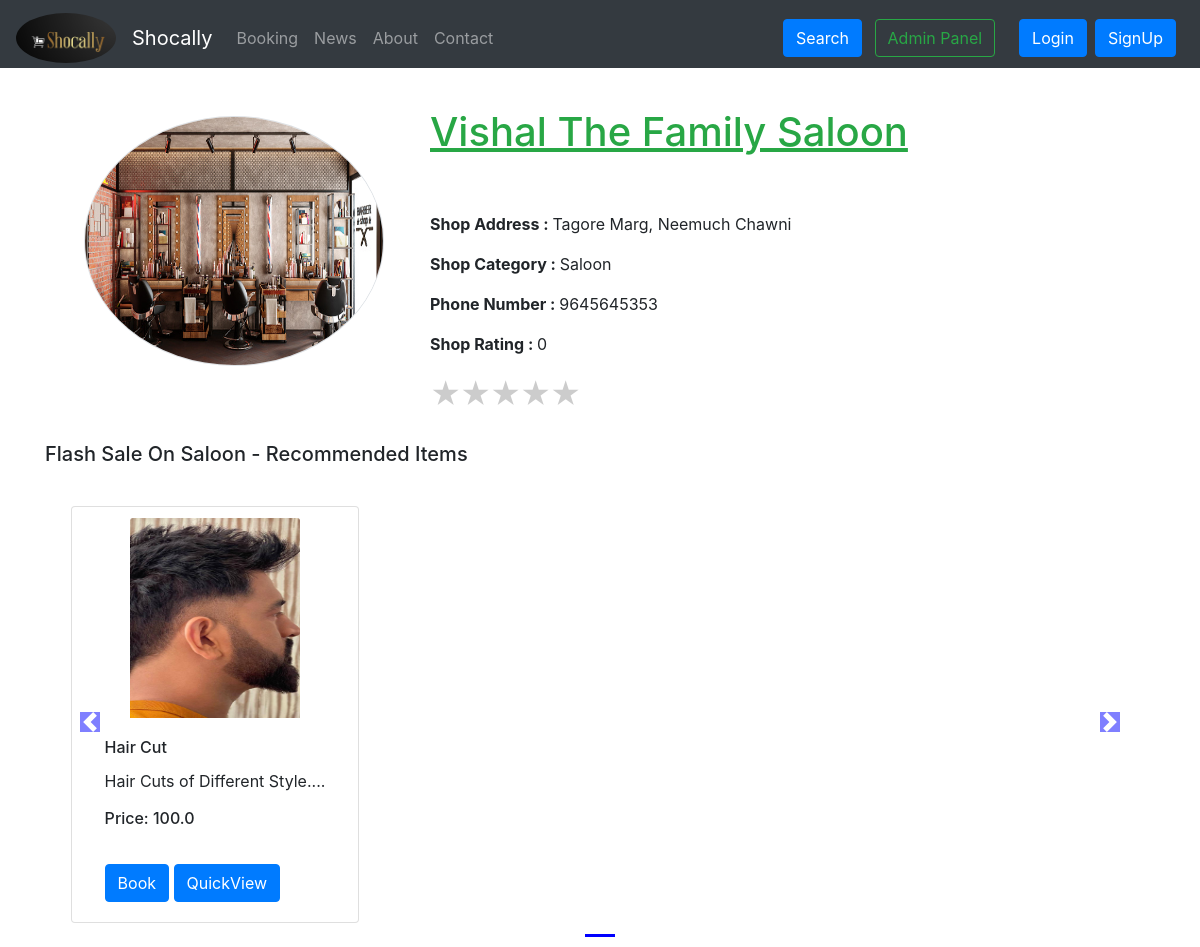
The app's page /booking/ShopView/11 with its own data.
### shop/models.py (models this page shows, shortened)
class Seller(models.Model): #Shop Information
    user=models.OneToOneField(User,on_delete=models.CASCADE)
    ratingNo=models.IntegerField(default=0)
    pincode=models.IntegerField(default=0)
    shopName=models.CharField(max_length=100, default="")
    shopCategory=models.CharField(max_length=50, default="")
    shopAddress=models.CharField(max_length=500, default="")
    shopRating=models.IntegerField(default=0)
    longitude=models.FloatField(default=0.0)
    latitude=models.FloatField(default=0.0)
    shopImg= models.ImageField(upload_to="shop/images",default="")
    productBased=models.BooleanField(default=True)
    appointmentBased=models.BooleanField(default=False)
    def __str__(self):
        return self.user.first_name + " " + self.user.last_name + " -- " + str(self.user.PINCODE) + " -  -  -  " + self.shopCategory

class User(AbstractUser):
    PINCODE=models.IntegerField(default=0)
    UserType=models.CharField(max_length=20, default="user")
    Address=models.CharField(max_length=500, default="")
    Category=models.CharField(max_length=50, default="")
    PhoneNo=models.IntegerField(default=0)
    UserImg=models.ImageField(upload_to="shop/images",default="")
    is_Seller=models.BooleanField(default=False)
    is_Customer=models.BooleanField(default=False)
    is_Reporter=models.BooleanField(default=False)
    CityManager=models.BooleanField(default=False)

### booking/models.py (models this page shows, shortened)
class BookingItem(models.Model):
    item_id = models.AutoField
    seller = models.ForeignKey(Seller,on_delete=models.CASCADE) # one to many relationship
    service_name = models.CharField(max_length=50, default="")
    category = models.CharField(max_length=50, default="")
    subCategory = models.CharField(max_length=50, default="")
    originalPrice = models.FloatField(default=0.0)
    price = models.FloatField(default=0.0)
    desc = models.TextField()
    image = models.ImageField(upload_to='booking/images', default="")
    rating = models.FloatField(default=0.0)
    ratingNo = models.IntegerField(default=0)  #Number of rating by users
    def __str__(self):
             return self.service_name + " " + self.subCategory + " -- " + str(self.seller)

### booking/views.py (the view)
# urls.py: path("ShopView/<int:shopid>", views.shopView, name="shopView"),
def shopView(request,shopid):
    shop= Seller.objects.filter(id=shopid)
    timeSlot = TimeSlot.objects.filter(seller=shopid)
    allProds = []
    EXIST=[]
    catprods = BookingItem.objects.values('category', 'id')
    cats = {item['category'] for item in catprods}
    for cat in cats:
        prod = BookingItem.objects.filter(seller=shop[0],category=cat)
        if prod.exists():
            n = len(prod)
            nSlides = n // 4 + ceil((n / 4) - (n // 4))
            allProds.append([prod, range(1, nSlides), nSlides])
    print(allProds)
    if len(allProds)==0:
        prodExist=False
    else:
        prodExist=True
    form = NewBookingItemForm()
    return render(request, 'booking/bookingShopView.html', {'shop':shop[0],'allProds':allProds,'prodExist':prodExist ,'form':form} )

### templates/booking/bookingShopView.html (shortened to what this page needs)
{% extends 'base.html' %}
{% load static %}
{% block link %}
<link rel="stylesheet" href="{% static 'css/shop/ratingStyle.css' %}">
<link rel="stylesheet" href="{% static 'css/shop/slider.css' %}">
{% endblock %}
{% block body %}
{% load crispy_forms_tags %}
    <div class="container">
    <div class="container my-4 ">
    <div class="row">
    <div class="col-md-4">
    <div class="row m-4">
        <img src="/media/{{shop.shopImg}}" class="border rounded-circle"  width="300px" height="250px">
    </div>
    </div>
    <div class="col-md-8">
        <h1 class="text-success mt-3"><ins>{{shop.shopName|title}}</ins></h1>
        <br><br>
        <address ><b>Shop Address : </b>  {{shop.shopAddress}}  </address>
        <p><b>Shop Category : </b>{{shop.shopCategory}}</p>
        <p><b>Phone Number  :  </b>{{shop.user.PhoneNo}}</p>
        <p><b>Shop Rating   :  </b>{{shop.shopRating}}</p>
        <a href='/shop/ratingPage'>
        <div class="rate m-0 p-0" id="rating">
          <label for="star5" title="text">5 stars</label>
          <label for="star4" title="text">4 stars</label>
          <label for="star3" title="text">3 stars</label>
          <label for="star2" title="text">2 stars</label>
          <label for="star1" title="text">1 star</label>
      </div>
      </a>
    </div>
    </div>
</div>
</div>
<div class="container">
    {% for product, range, nSlides in allProds %}
    {% if product %}
    <h5 class="my-4">Flash Sale On {{product.0.category}} - Recommended Items</h5>
    <div class="row">
        <div id="demo{{forloop.counter}}" class="col carousel slide my-3" data-ride="carousel">
            <ul class="carousel-indicators">
                <li data-target="#demo{{forloop.counter}}" data-slide-to="0" class="active"></li>
            </ul>
            <div class="container carousel-inner no-padding">
                <div class="carousel-item active">
                    {% for i in product %}
                    <div class="col-xs-3 col-sm-3 col-md-3">
                        <div class="card align-items-center" style="width: 18rem;">
                            <img src='/media/{{i.image}}' class="card-img-top" alt="...">
                            <div class="card-body">
                                <h6 class="card-title" id="namepr{{i.id}}">{{i.service_name|title}}</h6>
                                <p class="card-text">{{i.desc|slice:"0:53"}}...</p>
                                <h6 class="card-title" >Price: <span id="pricepr{{i.id}}">{{i.price}}</span></h6>
                                {% if user.id ==  i.seller.user.id %}
                                <a href="/booking/editProduct/{{i.id}}" class="btn btn-success mx-2">Edit Item</a>
                                <button id="del{{i.id}}" class="btn btn-danger prodDel ">Delete</button>
                                <form   method="post">
                                  {% csrf_token %}
                                  <input type="hidden" name="delProd" id="delProd{{i.id}}" value="{{i.id}}">
                                  <input type="hidden" name="sellerId" id="sellerId" value="{{shop.id}}">
                                </form>
                                <!-- <button id="edit{{i.id}}" class="btn btn-success mx-2">Edit Product</button>
                                <button id="del{{i.id}}" class="btn btn-danger ">Delete </button> -->
                                {% else %}
                                    {% if i.inStock <= 0 %}
                                    <p>Out of Stock</p>
                                    {% else %}
                                    <br>
                                    {% endif %}
                                {% if i.inStock <= 0 %}
                                <span>
                                    <button  class="btn btn-primary" disabled>Book</button>
                                </span>
                                {% else %}
                                <span  class="divpr">
                                  <a href="/booking/ItemBookPage/{{i.id}}"><button  class="btn btn-primary ">Book</button></a>
                                </span>
                                {% endif %}
                                <a href="/booking/bookingItemView/{{i.id}}"><button  class="btn btn-primary ">QuickView</button></a>
                                {% endif %}
                            </div>
                        </div>
                    </div>
                    {% endfor %}
                </div>
            </div>
        </div>
        <a class="carousel-control-prev" href="#demo{{forloop.counter}}" data-slide="prev">
            <span class="carousel-control-prev-icon"></span>
        </a>
        <a class="carousel-control-next" href="#demo{{forloop.counter}}" data-slide="next">
            <span class="carousel-control-next-icon"></span>
        </a>
    </div>
    {%  endif  %}
    {% endfor %}
</div>
{% endblock %}

### templates/base.html (shortened to what this page needs)
<!doctype html>
<html lang="en">
  <head>
    <link rel="stylesheet" href="https://stackpath.bootstrapcdn.com/bootstrap/4.5.2/css/bootstrap.min.css">
    {% block link %} {% endblock %}
  </head>
  <body>
    <nav class="navbar mb-0 pb-0 sticky-top navbar-expand-lg navbar-dark bg-dark">
      <a class="navbar-brand" href="#">
        <img src="/static/image/logo3.png" class="rounded-circle" width="100" height="50" alt="">
      </a>
        <a class="navbar-brand" href="/">Shocally</a>
        <div class="collapse navbar-collapse" id="navbarSupportedContent">
          <ul class="navbar-nav mr-auto">
            <li class="nav-item {% block bookingactive %}  {% endblock bookingactive %} ">
              <a class="nav-link" href="/booking/">Booking</a>
            </li>
            <li class="nav-item {% block newsactive %}  {% endblock newsactive %} ">
              <a class="nav-link" href="/news/">News</a>
            </li>
            <li class="nav-item {% block aboutactive %}  {% endblock aboutactive %}" >
              <a class="nav-link" href="/about">About</a>
            </li>
            <li class="nav-item {% block contactactive %}  {% endblock contactactive %} ">
              <a class="nav-link" href="/contact">Contact</a>
            </li>
          </ul>
          <div class="ml-auto form-inline ">
          <form method="get" action="/search"class="my-2 my-lg-0 mx-3">
            <button class="btn btn-primary my-2 my-sm-0 " type="submit">Search</button>
            <a href="/admin" role="button" target="_blank" class="btn btn-outline-success m-2 my-sm-0"> Admin Panel </a>
          </form>
          {% if user.is_authenticated %}
          <button type="button" class="btn btn-secondary mx-2" id="popcart" data-container="body" data-toggle="popover" data-placement="bottom" data-html="true" data-content="Vivamus
          sagittis lacus vel augue laoreet rutrum faucibus.">
        Cart(<span id="cart">0</span>)
      </button>
          <ul class="navbar-nav mr-2">
          <li class="nav-item dropdown">
          <a class="nav-link dropdown-toggle" href='#' id="AuthUser" role="button" data-toggle="dropdown"> Welcome {{request.user.first_name|slice:":6"}}</a>
          <div class="dropdown-menu" aria-labelledby="navbarDropdown">
                    <a class="dropdown-item" href="/shop/logout">Logout</a>
                    <div class="dropdown-divider"></div>
                    <a class="dropdown-item" href="/shop/tracker/">My Order</a>
                    <a class="dropdown-item" href="/booking/update/">My Booking</a>
                    {% if user.id == request.session.sellerUserId %}
                    <div class="dropdown-divider"></div>
                    {% if request.session.appointmentBased %}
                    <a class="dropdown-item" href="/booking/ShopView/{{request.session.shopId | safe}}"><b>My Shop</b></a>
                    {% else %}
                    <a class="dropdown-item" href="/shop/shopView/{{request.session.shopId | safe}}"><b>My Shop</b></a>
                    {% endif %}
                    <a class="dropdown-item" href="/shop/orderNotify/{{request.session.shopId | safe}}"><b>Orders for Myshop</b></a>
                    {% endif %}
            </div>
            </li>
            </ul>
            </div>
          {% else %}
<button type="button" class="btn btn-primary mr-2" id="userLogin" data-toggle="modal" data-target="#loginModal">
Login
</button>
<button type="button" class="btn btn-primary mr-2" data-toggle="modal" data-target="#signupModal">
SignUp
</button>
{% endif %}
        </div>
      </nav>
{% block body %}  {% endblock body %}
{% load static %}
</body>
</html>

### static/css/shop/ratingStyle.css (style rules this page uses)
fieldset, label { margin: 0; padding: 0; }
* { margin: 0; padding: 0; }
.rate { float: left; height: 46px; padding: 0 0px; }
.rate:not(:checked) > label { float:right; width:1em; overflow:hidden; white-space:nowrap; cursor:pointer; font-size:30px; color:#ccc; }
.rate:not(:checked) > label:before { content: '★ '; }

### static/css/shop/slider.css (style rules this page uses)
.col-md-3 { display: inline-block; margin-left:-4px; }
.carousel-indicators .active { background-color: blue; }
.col-md-3 img { width: 170px; height: 200px; }
body .carousel-indicators { bottom: -40px; }
.carousel-indicators li { background-color: #7270fc; }
body .carousel-control-prev-icon, body .carousel-control-next-icon { background-color: blue; }
.carousel-control-prev, .carousel-control-next { top: auto; bottom: auto; padding-top: 222px; }
body .no-padding { padding-left: 0, padding-right: 0; }
.card-img, .card-img-top { margin-top: 11px; border-top-left-radius: calc(.25rem - 1px); border-top-right-radius: calc(.25rem - 1px); }

### records on screen
Seller: shopImg (picture), shopName "Vishal The Family Saloon", shopAddress "Tagore Marg, Neemuch Chawni", shopCategory "Saloon", user.PhoneNo "9645645353", shopRating "0"
BookingItem: category "Saloon", image (picture), service_name "Hair Cut", desc "Hair Cuts of Different Style.", price "100.0"
